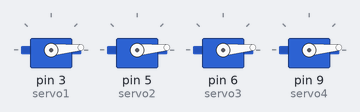
The sketch below on a simulated Arduino Uno, built with avr-gcc and run on an emulated ATmega328P. Parts: 4 × servo.

Above: at 0.1 s.
At 1.0 s:
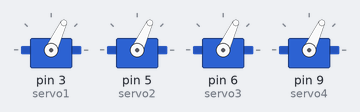
At 1.6 s:
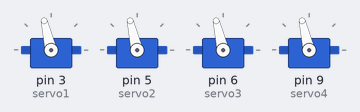
At 2.1 s:
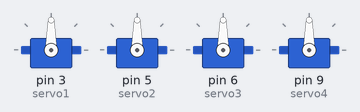
Timing chart, 0 to 3.6 s (numbered marks = the images above):
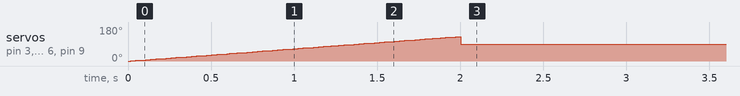

The sketch:

4_servo_motor_control1.ino
```cpp
#include <Servo.h>

Servo servo1;
Servo servo2;
Servo servo3;
Servo servo4;

int pos = 0;

void setup() {
  servo1.attach(3);
  servo2.attach(5);
  servo3.attach(6);
  servo4.attach(9);

   unsigned long startTime = millis();

  while (millis() - startTime < 2000) {
   for (pos = 0; pos <= 180 && (millis() - startTime < 2000); pos += 1) {
      servo1.write(pos);
      servo2.write(pos);
      servo3.write(pos);
      servo4.write(pos);
      delay(15);
    }
    for (pos = 180; pos >= 0 && (millis() - startTime < 2000); pos -= 1) {
      servo1.write(pos);
      servo2.write(pos);
      servo3.write(pos);
      servo4.write(pos);
      delay(15);
    }
  }
  servo1.write(90);
  servo2.write(90);
  servo3.write(90);
  servo4.write(90);
}

void loop() {

}  
```
